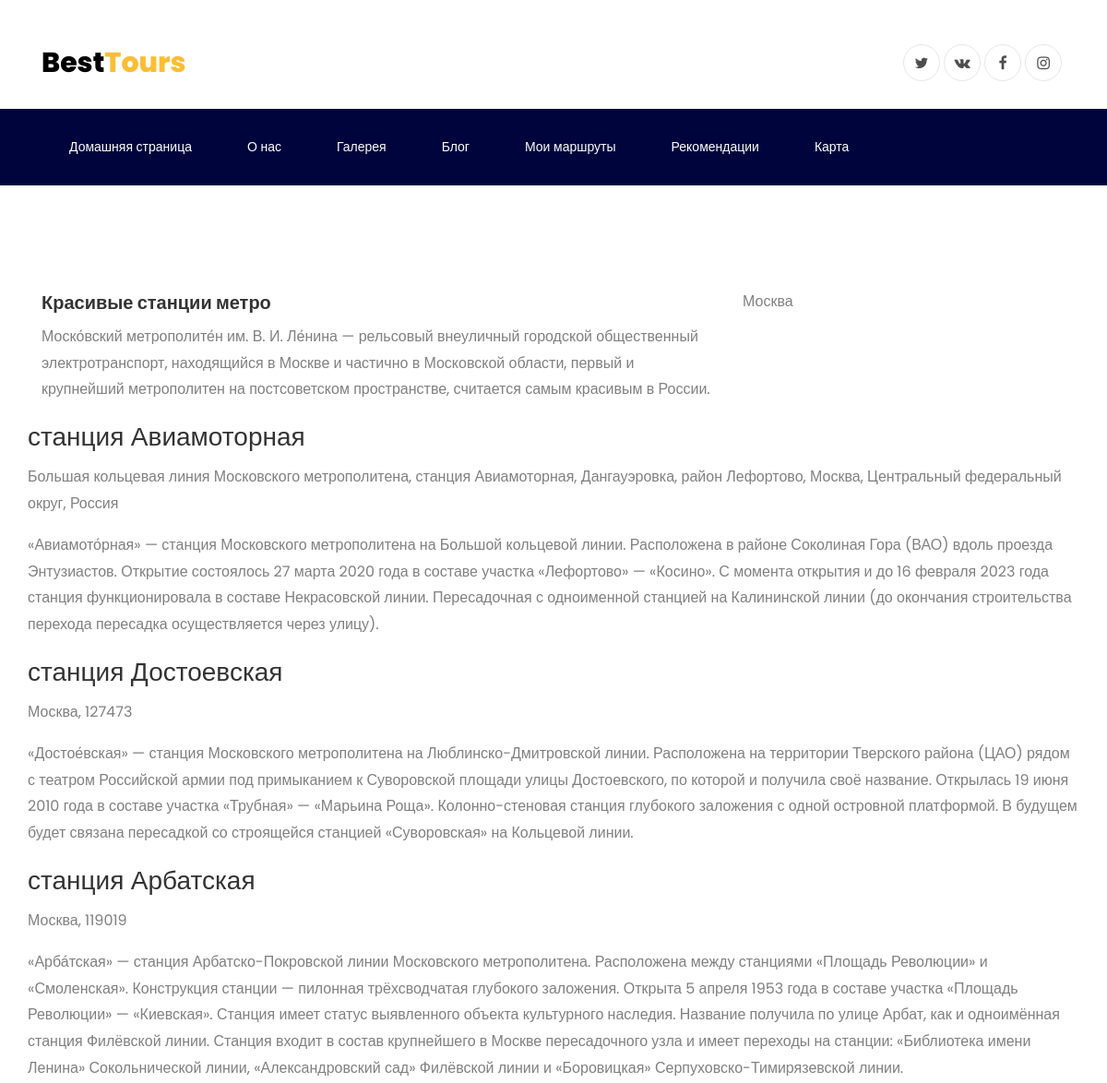
The app's page /cur_route/3 (upper part), older data.
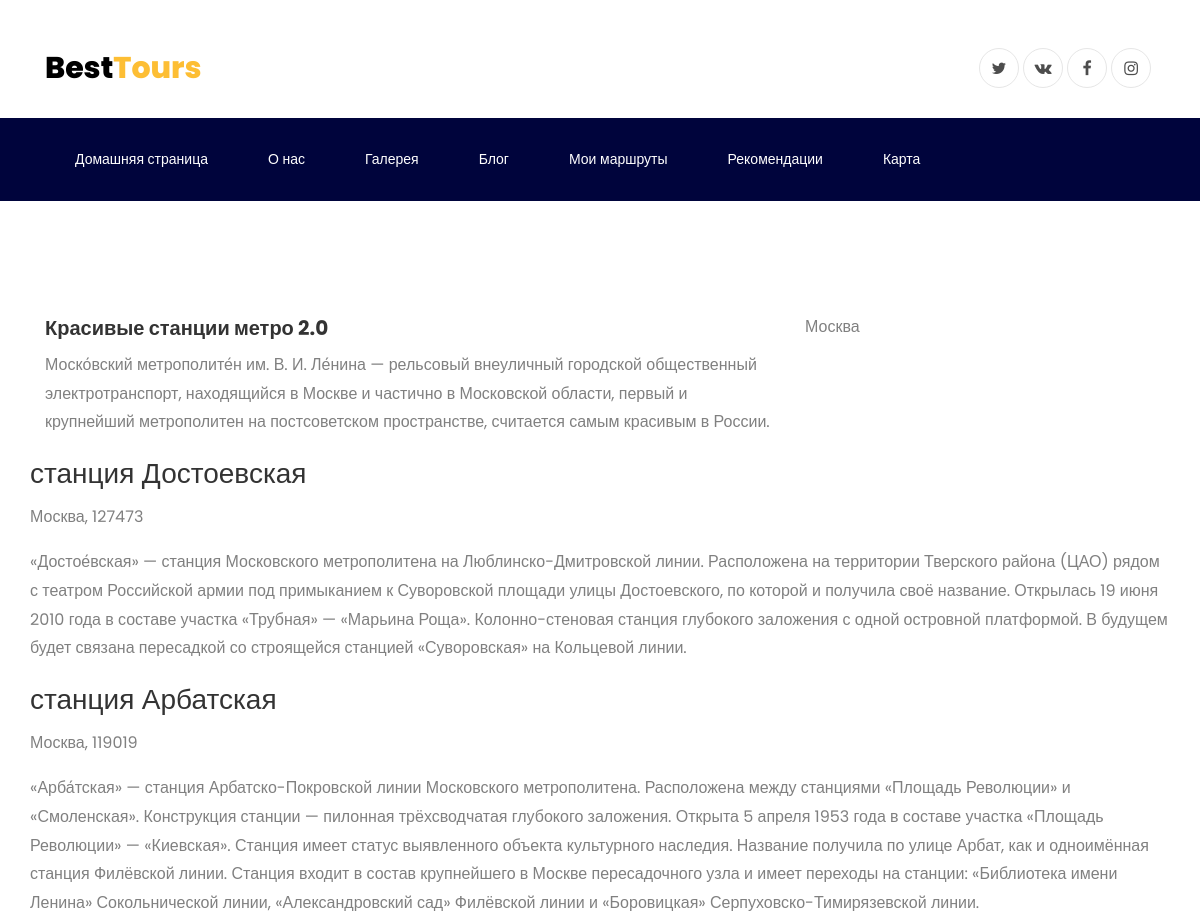
The same page, newer data.
### WebSite/models.py (models this page shows)
class UserRoute(models.Model):
    user = models.ForeignKey(User, on_delete=models.CASCADE)
    city = models.CharField(max_length=30)
    route_name = models.CharField(max_length=100)
    route_text = models.TextField(null=True, default=None)

class Attractions(models.Model):
    name = models.CharField(max_length=100)
    img_link = models.CharField(max_length=30)
    address = models.TextField(null=True, default=None)
    latitude = models.CharField(max_length=100, null=True, default=None)
    longitude = models.CharField(max_length=100, null=True, default=None)
    short_description = models.TextField(null=True, default=None)
    nearest_node = models.IntegerField(null=True, default=None)

### WebSite/views.py (the view)
# urls.py: path('cur_route/<int:route_id>', views.cur_route),
def cur_route(request, route_id):
    global city
    route = UserRoute.objects.get(id=route_id)
    route_attractions_list = RouteAttractions.objects.filter(route=route_id)
    name = route.route_name
    text = route.route_text
    if route.user == request.user:
        is_user = True
    else:
        is_user = False
    collection = []
    for cur_object in route_attractions_list:
        cur_attraction = Attractions.objects.get(id=cur_object.attraction.id)
        temp = {"point": cur_attraction.name,
                "address": cur_attraction.address,
                "description": cur_attraction.short_description}
        collection.append(temp)
    data = {"name": name, "city": city, "text": text, "collection": collection, "id": route_id, "is_user": is_user}
    return render(request, "cur_route.html", context=data)

### WebSite/templates/cur_route.html (shortened to what this page needs)
{% extends "base.html" %}
{% load static %}
{% block content %}
    <section class="ftco-section">
    	<div class="container">
    		<div class="row">
    			<div class="col-md-8">
    				<h5 class="font-weight-bold">{{ name }}</h5>
    				<p>{{ text }}</p>
    			</div>
    			<div class="col-md-4">
    				<p>{{ city }}</p>
    			</div>
    		</div>
            {% for element in collection %}
                <div class="row">
                <h3>{{ element.point }}</h3>
                </div>
                <div class="row">
                  <p>{{ element.address }}</p>
                </div>
                <div class="row">
                  <p>{{ element.description }}</p>
                </div>
            {% endfor %}
    	</div>
    </section>
{% endblock content %}

Row changes from the older to the newer data that the page shows:
no longer on this page (row unchanged): Attractions: point "станция Авиамоторная", address "Большая кольцевая линия Московского метрополитена, станция Авиамоторная, Дангауэровка, район Лефортово, Москва, Центральный федеральный округ, Россия", description "«Авиамото́рная» — станция Московского метрополитена на Большой кольцевой линии. Расположена в районе Соколиная Гора (ВАО) вдоль проезда Энтузиастов. Открытие состоялось 27 марта 2020 года в составе участка «Лефортово» — «Косино». С момента открытия и до 16 февраля 2023 года станция функционировала в составе Некрасовской линии. Пересадочная с одноименной станцией на Калининской линии (до окончания строительства перехода пересадка осуществляется через улицу)."
changed UserRoute "Москва": route_name "Красивые станции метро" → "Красивые станции метро 2.0"
